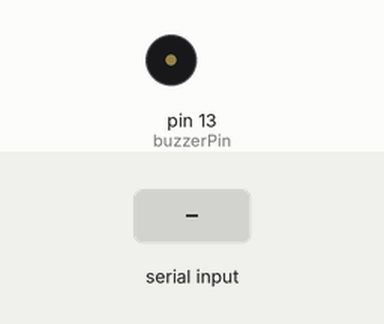
Bench run of a sketch on a simulated Arduino Uno, built with avr-gcc and run on an emulated ATmega328P. Parts: buzzer (waves = sounding, pin HIGH). The inputs (shaded band) are chosen by the test bench.

Above: at 1.2 s.
1.3 s: "1" received over Serial
At 2.1 s:
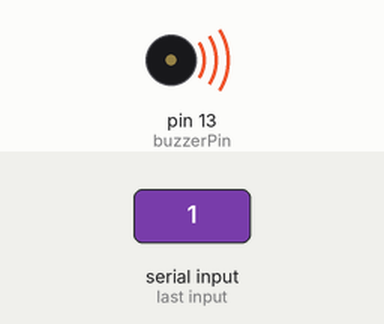
Timing chart, 0 to 4.3 s (numbered marks = the images above; inputs shaded):
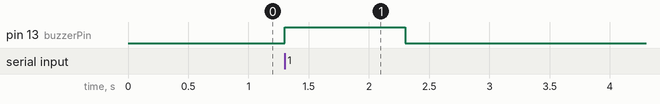

The sketch:

Paste_Detection.ino
```cpp
const int buzzerPin = 13; // Change this to the actual pin where your buzzer is connected
bool buzzerOn = false;   // Flag to track the state of the buzzer

void setup() {
  Serial.begin(9600);  // Set the baud rate to match the Python script
  pinMode(buzzerPin, OUTPUT);
}

void loop() {
  if (Serial.available() > 0) {
    // Read the value sent from Python
    char receivedValue = Serial.read();

    if (receivedValue == '1') {
      // Turn on the buzzer only if it's not already on
      if (!buzzerOn) {
        digitalWrite(buzzerPin, HIGH);
        delay(1000);  // Buzzer on for 1 second
        digitalWrite(buzzerPin, LOW);
        buzzerOn = true;  // Set the flag to indicate the buzzer is on
      }
    } else {
      // Turn off the buzzer only if it's not already off
      if (buzzerOn) {
        digitalWrite(buzzerPin, LOW);
        buzzerOn = false;  // Set the flag to indicate the buzzer is off
      }
    }
  }


}
```

Measured:
- after the input at 1.3 s, pin 13 (buzzerPin): LOW → HIGH at once, → LOW 1.0 s later
